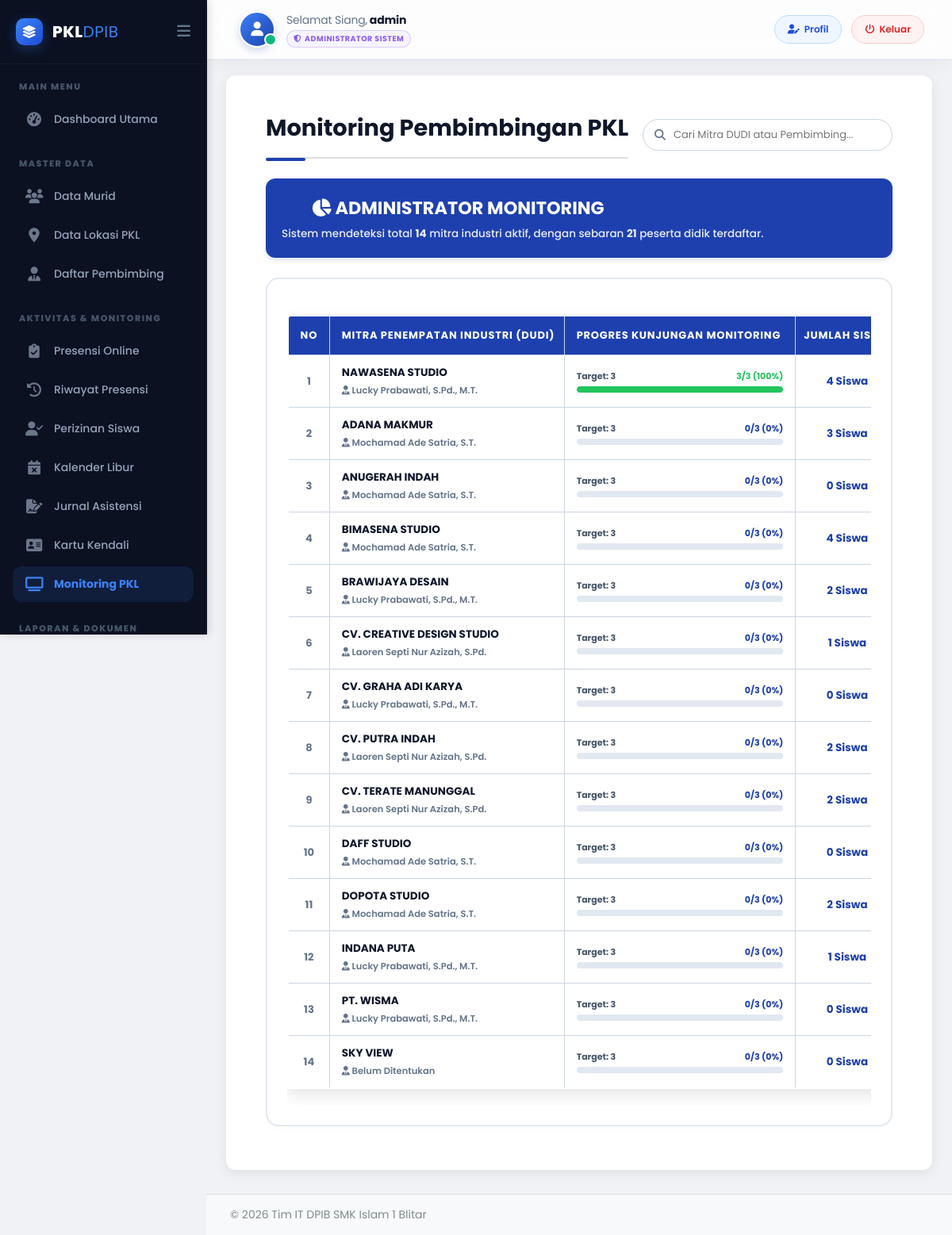
The page /admin/monitoring-guru.php (signed in) on the database its author committed.
### tables this page shows
CREATE TABLE `lokasi_pkl` (
  `lokasi_id` int(11) NOT NULL,
  `alamat` varchar(255) DEFAULT NULL,
  `guru_id` int(11) DEFAULT NULL,
  `nama_lokasi` varchar(100) NOT NULL,
  `jam_kerja` varchar(100) DEFAULT NULL,
  `kuota_max` int(11) NOT NULL DEFAULT 5
);

CREATE TABLE `guru` (
  `guru_id` int(11) NOT NULL,
  `nama_guru` varchar(100) NOT NULL,
  `user_id` int(11) DEFAULT NULL,
  `email` varchar(100) DEFAULT NULL
);

### admin/monitoring-guru.php (the view, shortened to what this page needs)
<?php
include '../config/db-koneksi.php';
$current_user = isset($_SESSION['username']) ? htmlspecialchars($_SESSION['username']) : 'Admin';
$current_user_id = $_SESSION['user_id'] ?? 0;
$current_user_level = isset($_SESSION['level']) ? strtolower($_SESSION['level']) : 'user';
$guru_filter_id = 0;
$guru_info = null;
$target_monitoring = 3;
if ($current_user_level == 'pembimbing' || $current_user_level == 'guru') {
    $stmt_get_guru_id = $koneksi->prepare("SELECT guru_id FROM guru WHERE user_id = ?");
    if ($stmt_get_guru_id) {
        $stmt_get_guru_id->bind_param("i", $current_user_id);
        $stmt_get_guru_id->execute();
        $result_guru_id = $stmt_get_guru_id->get_result();
        if ($result_guru_id->num_rows > 0) {
            $guru_filter_id = $result_guru_id->fetch_assoc()['guru_id'];
        }
        $stmt_get_guru_id->close();
    }
    $query_lokasi_bimbingan = "
        SELECT
            l.lokasi_id, l.nama_lokasi, g.nama_guru,
            (SELECT COUNT(p.id) FROM peserta_didik p WHERE p.lokasi_id = l.lokasi_id) AS total_siswa,
            (SELECT COUNT(k.kunjungan_id) FROM monitoring_kunjungan k WHERE k.lokasi_id = l.lokasi_id) AS total_kunjungan
        FROM lokasi_pkl l
        LEFT JOIN guru g ON l.guru_id = g.guru_id
        WHERE l.guru_id = ?
        ORDER BY total_kunjungan DESC, l.nama_lokasi ASC
    ";
    $stmt_lokasi = $koneksi->prepare($query_lokasi_bimbingan);
    if ($stmt_lokasi) {
        $stmt_lokasi->bind_param("i", $guru_filter_id);
    }
}
elseif ($current_user_level == 'admin') {
    $query_lokasi_bimbingan = "
        SELECT
            l.lokasi_id, l.nama_lokasi, g.nama_guru,
            (SELECT COUNT(p.id) FROM peserta_didik p WHERE p.lokasi_id = l.lokasi_id) AS total_siswa,
            (SELECT COUNT(k.kunjungan_id) FROM monitoring_kunjungan k WHERE k.lokasi_id = l.lokasi_id) AS total_kunjungan
        FROM lokasi_pkl l
        LEFT JOIN guru g ON l.guru_id = g.guru_id
        ORDER BY total_kunjungan DESC, l.nama_lokasi ASC
    ";
    $stmt_lokasi = $koneksi->prepare($query_lokasi_bimbingan);
}
$lokasi_count = 0;
$total_siswa_terdaftar = 0;
$lokasi_data_array = [];
if (isset($stmt_lokasi) && $stmt_lokasi) {
    $stmt_lokasi->execute();
    $lokasi_data = $stmt_lokasi->get_result();
    $lokasi_count = $lokasi_data->num_rows;
    while ($row = $lokasi_data->fetch_assoc()) {
        $total_siswa_terdaftar += $row['total_siswa'];
        $lokasi_data_array[] = $row;
    }
    if ($current_user_level == 'pembimbing' || $current_user_level == 'guru') {
        $guru_info = [
            'nama' => $lokasi_data_array[0]['nama_guru'] ?? $current_user,
            'lokasi_count' => $lokasi_count,
            'total_siswa' => $total_siswa_terdaftar
        ];
    } elseif ($current_user_level == 'admin') {
        $guru_info = [
            'nama' => $current_user,
            'lokasi_count' => $lokasi_count,
            'total_siswa' => $total_siswa_terdaftar
        ];
    }
} else {
    $guru_info = ['nama' => $current_user, 'lokasi_count' => 0, 'total_siswa' => 0];
}
?>
<!DOCTYPE html>
<html lang="id">
<head>
    <link rel="stylesheet" href="../css/style.css">
    <link rel="stylesheet" href="https://cdnjs.cloudflare.com/ajax/libs/font-awesome/6.5.2/css/all.min.css">
</head>
<body class="admin-body">
<?php include 'panel/sidebar.php'; ?>
<div class="main-content-wrapper">
    <?php include 'panel/navbar.php'; ?>
    <div class="admin-main-content">
        <div class="page-header-controls">
            <h1>Monitoring Pembimbingan PKL</h1>
            <div class="header-actions-group">
                <div class="search-wrapper">
                    <i class="fas fa-search"></i>
                    <input type="text" id="searchInput" class="search-input" placeholder="Cari Mitra DUDI atau Pembimbing..." onkeyup="filterTable()">
                </div>
            </div>
        </div>
        <?php if ($guru_info): ?>
            <div class="info-header">
                <h2>
                    <i class="fas fa-chart-pie me-2"></i>
                    <?php
                        if ($current_user_level == 'admin') {
                            echo "Administrator Monitoring";
                        } else {
                            echo htmlspecialchars($guru_info['nama']);
                        }
                    ?>
                </h2>
                <p>
                    <?php if ($current_user_level == 'admin'): ?>
                        Sistem mendeteksi total <strong><?php echo $lokasi_count; ?></strong> mitra industri aktif, dengan sebaran <strong><?php echo $total_siswa_terdaftar; ?></strong> peserta didik terdaftar.
                    <?php else: ?>
                        Anda ditugaskan mengawal pendaftaran di <strong><?php echo $lokasi_count; ?></strong> lokasi industri dengan total bimbingan aktif sebanyak <strong><?php echo $total_siswa_terdaftar; ?></strong> siswa.
                    <?php endif; ?>
                </p>
            </div>
        <?php endif; ?>
        <div class="glass-panel-table">
            <div class="table-container-fixed">
                <?php if (!empty($lokasi_data_array)): ?>
                    <table class="custom-table-monitor" id="monitoringTable">
                        <thead>
                            <tr>
                                <th style="width: 50px;">NO</th>
                                <th style="text-align: left; padding-left: 15px; width: 35%;">Mitra Penempatan Industri (DUDI)</th>
                                <th style="width: 25%; text-align: left; padding-left: 15px;">Progres Kunjungan Monitoring</th>
                                <th style="width: 15%;">Jumlah Siswa</th>
                            </tr>
                        </thead>
                        <tbody>
                            <?php $row_num = 1; foreach ($lokasi_data_array as $row):
                                $kunjungan = (int)$row['total_kunjungan'];
                                $persen_progress = min(100, round(($kunjungan / $target_monitoring) * 100));
                                $warna_bar = ($persen_progress >= 100) ? '#22c55e' : 'var(--mantap-blue-main)';
                            ?>
                            <tr>
                                <td style="font-weight: 700; color:#64748b; text-align: center;"><?php echo $row_num++; ?></td>
                                <td style="text-align: left; padding-left: 15px;">
                                    <div class="dudi-name" style="font-weight: 700; color: var(--mantap-blue-dark); text-transform: uppercase; font-size:13.5px;">
                                        <?php echo htmlspecialchars($row['nama_lokasi'] ?? 'N/A'); ?>
                                    </div>
                                    <div class="guru-name" style="font-weight: 600; color: #64748b; font-size:11.5px; margin-top: 4px;">
                                        <i class="fas fa-user-tie opacity-50 me-1"></i> <?php echo htmlspecialchars($row['nama_guru'] ?? 'Belum Ditentukan'); ?>
                                    </div>
                                </td>
                                <td style="text-align: left; padding: 0 15px;">
                                    <div class="progress-text-table">
                                        <span>Target: <?php echo $target_monitoring; ?></span>
                                        <span style="color: <?php echo $warna_bar; ?>;"><?php echo $kunjungan; ?>/<?php echo $target_monitoring; ?> (<?php echo $persen_progress; ?>%)</span>
                                    </div>
                                    <div class="progress-wrapper-table">
                                        <div class="progress-fill-table" style="width: <?php echo $persen_progress; ?>%; background-color: <?php echo $warna_bar; ?>;"></div>
                                    </div>
                                </td>
                                <td style="font-weight: 700; color: var(--mantap-blue-main); font-size: 13.5px; text-align: center;">
                                    <?php echo (int)$row['total_siswa']; ?> Siswa
                                </td>
                            </tr>
                            <?php endforeach; ?>
                        </tbody>
                    </table>
                <?php endif; ?>
            </div>
        </div>
    </div>
</div>
<?php include 'panel/footer.php'; ?>
</body>
</html>

### css/style.css (style rules this page uses)
html { scroll-behavior: smooth; }
body { font-family: 'Poppins', sans-serif; background-color: #f0f2f5; padding: 0; margin: 0; }
h1 { color: #2c3e50; font-weight: 700; font-size: 28px; border-bottom: 2px solid #e0e0e0; padding-bottom: 15px; margin-bottom: 25px; padding-left: 5%; padding-right: 5%; }
h2 { color: #34495e; font-size: 20px; font-weight: 600; margin-top: 30px; margin-bottom: 15px; padding-left: 5%; }
table { width: 100%; margin: 20px 0; border-radius: 10px; overflow: hidden; box-shadow: none; }
table th, table td { border: none; padding: 14px 18px; text-align: left; font-size: 14px; vertical-align: middle; white-space: normal; }
table th:nth-child(1), table td:nth-child(1) { width: 20%; }
table th:nth-child(2), table td:nth-child(2) { width: 25%; }
table th:nth-child(3), table td:nth-child(3) { width: 50%; }
table th:nth-child(4), table td:nth-child(4) { width: 10%; }
table th { background-color: #2c3e50; color: #ffffff; font-weight: 700; text-transform: uppercase; letter-spacing: 0.8px; }
table tr:nth-child(even) { background-color: #f8f9fa; }
table { width: 90%; margin: 20px auto; border-radius: 10px; overflow: hidden; box-shadow: 0 8px 20px rgba(0, 0, 0, 0.1); }
.admin-body { display: flex; font-family: 'Poppins', sans-serif; background-color: #f0f2f5; min-height: 100vh; }
.main-content-wrapper { flex-grow: 1; display: flex; flex-direction: column; }
.admin-main-content { padding: 20px; flex-grow: 1; }
.admin-main-content h1 { font-size: 24px; padding-left: 0; padding-right: 0; margin-bottom: 20px; }

### admin/panel/sidebar.php (style rules this page uses)
:root { --sidebar-bg: #0B1121; --sidebar-active-bg: rgba(59, 130, 246, 0.12); --sidebar-active-text: #3b82f6; --sidebar-hover-bg: rgba(255, 255, 255, 0.04); --text-main: #94a3b8; --text-hover: #f1f5f9; --sidebar-width-full: 260px; --sidebar-width-mini: 85px; }
body { padding-left: var(--sidebar-width-full) !important; transition: padding-left 0.3s cubic-bezier(0.4, 0, 0.2, 1) !important; overflow-x: hidden; }

### admin/panel/navbar.php (style rules this page uses)
:root { --nav-height: 75px; }

### rows shown on the page
lokasi_pkl: nama_lokasi "NAWASENA STUDIO", guru.nama_guru "Lucky Prabawati, S.Pd., M.T.", kunjungan "3", persen_progress "100", total_siswa "4"
lokasi_pkl: nama_lokasi "ADANA MAKMUR", guru.nama_guru "Mochamad Ade Satria, S.T.", kunjungan "0", persen_progress "0", total_siswa "3"
lokasi_pkl: nama_lokasi "ANUGERAH INDAH", guru.nama_guru "Mochamad Ade Satria, S.T.", kunjungan "0", persen_progress "0", total_siswa "0"
lokasi_pkl: nama_lokasi "BIMASENA STUDIO", guru.nama_guru "Mochamad Ade Satria, S.T.", kunjungan "0", persen_progress "0", total_siswa "4"
lokasi_pkl: nama_lokasi "BRAWIJAYA DESAIN", guru.nama_guru "Lucky Prabawati, S.Pd., M.T.", kunjungan "0", persen_progress "0", total_siswa "2"
lokasi_pkl: nama_lokasi "CV. CREATIVE DESIGN STUDIO", guru.nama_guru "Laoren Septi Nur Azizah, S.Pd.", kunjungan "0", persen_progress "0", total_siswa "1"
lokasi_pkl: nama_lokasi "CV. GRAHA ADI KARYA", guru.nama_guru "Lucky Prabawati, S.Pd., M.T.", kunjungan "0", persen_progress "0", total_siswa "0"
lokasi_pkl: nama_lokasi "CV. PUTRA INDAH", guru.nama_guru "Laoren Septi Nur Azizah, S.Pd.", kunjungan "0", persen_progress "0", total_siswa "2"
lokasi_pkl: nama_lokasi "CV. TERATE MANUNGGAL", guru.nama_guru "Laoren Septi Nur Azizah, S.Pd.", kunjungan "0", persen_progress "0", total_siswa "2"
lokasi_pkl: nama_lokasi "DAFF STUDIO", guru.nama_guru "Mochamad Ade Satria, S.T.", kunjungan "0", persen_progress "0", total_siswa "0"
lokasi_pkl: nama_lokasi "DOPOTA STUDIO", guru.nama_guru "Mochamad Ade Satria, S.T.", kunjungan "0", persen_progress "0", total_siswa "2"
lokasi_pkl: nama_lokasi "INDANA PUTA", guru.nama_guru "Lucky Prabawati, S.Pd., M.T.", kunjungan "0", persen_progress "0", total_siswa "1"
lokasi_pkl: nama_lokasi "PT. WISMA", guru.nama_guru "Lucky Prabawati, S.Pd., M.T.", kunjungan "0", persen_progress "0", total_siswa "0"
lokasi_pkl: nama_lokasi "SKY VIEW", nama_guru "Belum Ditentukan", kunjungan "0", persen_progress "0", total_siswa "0"

### other values the page prints
$sapaan "Selamat Siang"
$current_full_name "admin"
$role_label "ADMINISTRATOR SISTEM"
$lokasi_count "14"
$total_siswa_terdaftar "21"
